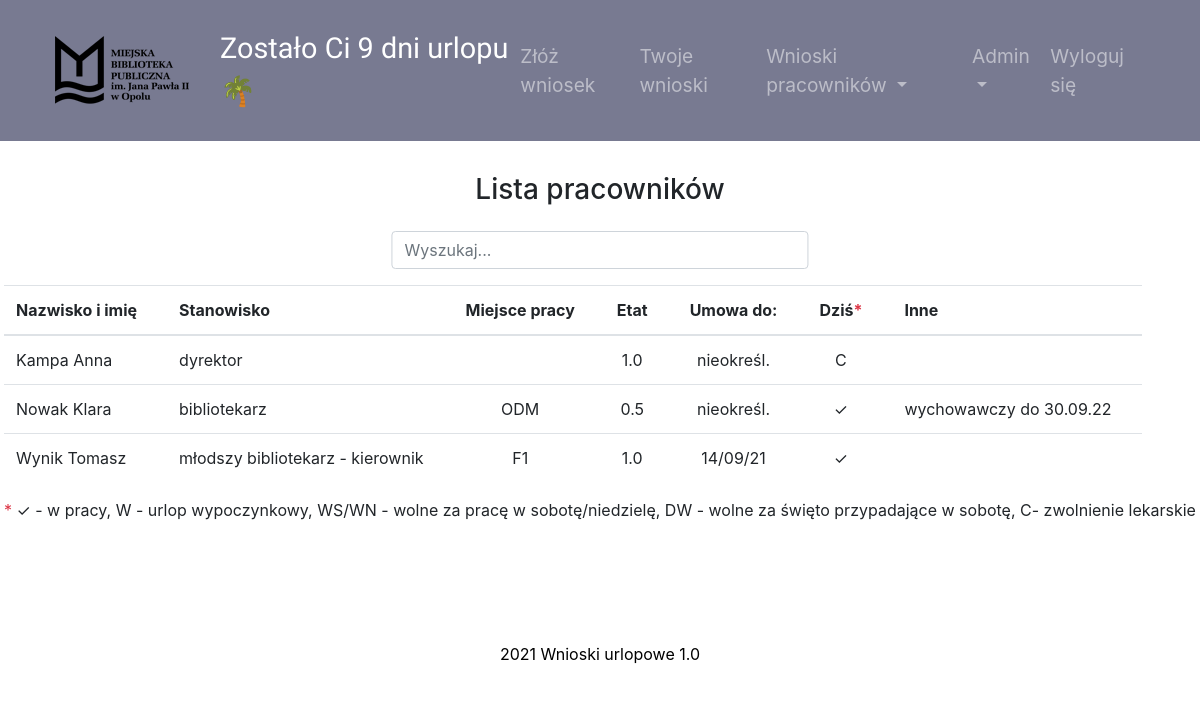
/employees_list (signed in), run on an earlier commit of the app's database.
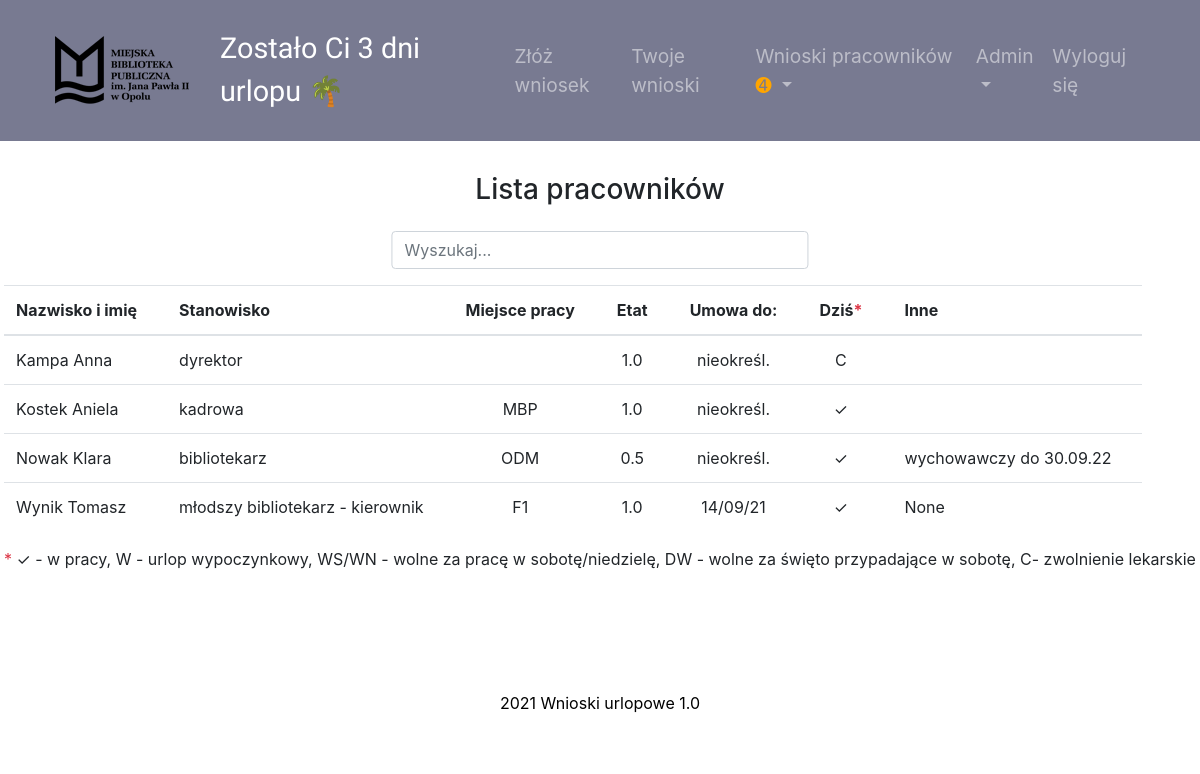
And on a later commit of the database.
### main.py (models this page shows, shortened)
class Employee(UserMixin, db.Model):
    __tablename__ = "employees"
    id = db.Column(db.Integer, primary_key=True)
    name = db.Column(db.String(50), unique=False, nullable=False)
    login = db.Column(db.String(10), unique=True, nullable=False)
    password = db.Column(db.String(100))
    position = db.Column(db.String(50), unique=False)
    position_info = db.Column(db.String(20))
    work_place = db.Column(db.String)
    is_manager = db.Column(db.String(3), nullable=False)
    is_topmanager = db.Column(db.String(3), nullable=False)
    work_time = db.Column(db.Float, unique=False, nullable=False)
    email = db.Column(db.String)
    days_off = db.Column(db.Integer, nullable=False)
    annual_days_off = db.Column(db.Integer)
    contract_end = db.Column(db.String)
    requests = relationship("Request", back_populates="author")
    sickleaves = relationship("SickLeave", back_populates="person")
    manager_id = db.Column(db.Integer, db.ForeignKey("employees.id"))
    manager = relationship("Employee", backref='subordinates', remote_side="Employee.id")
    today_note = db.Column(db.String(20))
    additional_info = db.Column(db.String)

### main.py (the view)
@app.route("/employees_list")
@login_required
def employees_list():
    all_employees = Employee.query.order_by(Employee.name).all()
    employee_to_search = Employee.query.get(current_user.id)
    employees_requests_received = db.session.query(Request).filter(
        Request.send_to_person == employee_to_search.name).filter(Request.status == "oczekujący")
    request_list = len(employees_requests_received.all())
    today = date.today().strftime("%d/%m/%y")
    today_requests = db.session.query(Request).filter(Request.start_date <= today).filter(Request.end_date >= today)
    today_sickleaves = db.session.query(SickLeave).filter(SickLeave.start_date <= today).filter(
        SickLeave.end_date >= today)
    for employee in all_employees:
        todays = db.session.query(SickLeave).filter(SickLeave.start_date <= today).filter(
            SickLeave.end_date >= today).filter(SickLeave.person_id == employee.id).all()
        todayr = db.session.query(Request).filter(Request.start_date <= today).filter(Request.end_date >= today).filter(
            Request.status != "odrzucony").filter(Request.author_id == employee.id).all()
        if len(todays) != 0:
            employee.today_note = "C"
        elif len(todayr) != 0:
            for tr in todayr:
                temporary_list2 = []
                temporary_list2.append(tr.type)
                employee.today_note = temporary_list2[0]
        else:
            employee.today_note = "✓"
    return render_template("employees_list.html", request_list=request_list, today_sickleaves=today_sickleaves,
                           today_requests=today_requests, all_employees=all_employees)

### main.py (called while the page is built)
@login_manager.user_loader
def load_user(employee_id):
    return Employee.query.get(int(employee_id))

### templates/employees_list.html
{% include 'header.html' %}
<section class="page-section">
    <div class="requests">
        <div>
            <h3 class="table-title">Lista pracowników</h3>
            <input class="form-control search" id="myInput1" type="text" placeholder="Wyszukaj...">
        </div>
        <table class="table js-serial table-responsive empl_table" id="present">
            <thead>
            <tr>
                <th scope="col">Nazwisko i imię</th>
                <th scope="col">Stanowisko</th>
                <th scope="col">Miejsce pracy</th>
                <th scope="col" class="text-center">Etat</th>
                <th scope="col" class="text-center">Umowa do:</th>
                <th scope="col" class="text-center">Dziś<span class="text-danger">*</span></th>
                <th scope="col">Inne</th>
            </tr>
            </thead>
            <tbody id="myTable1">
                {% for employee in all_employees %}
            <tr>
                <td>{{ employee.name }}</td>
                <td>{{ employee.position }}</td>
                <td class="text-center">{{ employee.work_place}}</td>
                <td class="text-center">{{ employee.work_time }}</td>
                <td class="text-center">{{ employee.contract_end }}</td>
                <td class="text-center">{{ employee.today_note}} </td>
                <td> {{ employee.additional_info }}</td>
            </tr>
            {% endfor %}
            </tbody>
        </table>
        <span class="text-danger">*</span> ✓ - w pracy, W - urlop wypoczynkowy, WS/WN - wolne za pracę w
        sobotę/niedzielę, DW - wolne za święto przypadające w sobotę, C- zwolnienie lekarskie
    </div>
</section>
{% include 'footer.html' %}

### templates/header.html (shortened to what this page needs)
<!DOCTYPE html>
<html lang="pl">
<head>
    <link rel="stylesheet" href="https://maxcdn.bootstrapcdn.com/bootstrap/4.0.0/css/bootstrap.min.css"
>
    <link rel="stylesheet" href="https://cdnjs.cloudflare.com/ajax/libs/bootstrap-datepicker/1.9.0/css/bootstrap-datepicker.min.css"/>
    <link rel="stylesheet" href="./static/style.css" >
</head>
<body>
    <nav class="navbar position-sticky top-0 navbar-expand-lg navbar-dark w-100">
<div class="container-fluid">
        <a href="{{url_for('main')}}" class="navbar-brand ml-1" id="nav_urlop"><img src="/static/mbp_logo.png" class="d-inline-block align-center"  style="padding-right: 15px;"></a><p class="info"> {%if current_user.is_authenticated%} Zostało Ci {{current_user.days_off}} {% if current_user.work_time<1 %}godz. {%else%} dni  {%endif%}urlopu <span class="palm">🌴</span> {%endif%}</p>
        <div class="collapse navbar-collapse" id="navbarSupportedContent">
        <ul class="navbar-nav ml-auto">
            {% if current_user.position != "dyrektor"%}
                 <li class="nav-item">
                <a class="nav-link link-hide" href="{{url_for('main')}}">Złóż wniosek</a>
            </li>
            <li class="nav-item">
                <a class="nav-link link-hide" href="{{url_for('my_requests')}}">Twoje wnioski</a>
            </li>
            {% endif %}
            {% if current_user.is_manager == "TAK" %}
              <li class="nav-item dropdown">
      <a class="nav-link dropdown-toggle" href="{{url_for('employees_requests')}}" id="navbardrop" data-toggle="dropdown">
        Wnioski pracowników
          <span style='color:orange;'>
              {% if not request_list or request_list==0 %}
              {% else%}
              {% if request_list ==1  %}➊
              {% elif request_list ==2 %} ➋
              {% elif request_list ==3 %} ➌
              {% elif request_list ==4 %} ➍
              {% elif request_list ==5 %} ➎
              {% elif request_list ==6 %} ➏
              {% elif request_list ==7 %} ➐
              {% elif request_list ==8 %} ➑
              {% elif request_list ==9 %} ➒
              {% elif request_list ==10 %} ➓
              {% elif request_list >10 %} ➓+
              {% endif %}
              {% endif %}
          </span>
      </a>
    </li>
{% endif %}
            {% if current_user.login in ["wynik", "kostek"] %}
                     <li class="nav-item dropdown">
      <a class="nav-link dropdown-toggle" href="{{url_for('admin_site')}}" id="navbardrop2" data-toggle="dropdown">
        Admin</a>
    </li>
           {% endif %}
            <li class="nav-item">
                <a class="nav-link link-hide" href="{{url_for('logout')}}">Wyloguj się</a>
            </li>
        </ul>
        </div>
    </div>
    </nav>

What changed in the data, as far as the page shows it:
changed Employee "Wynik Tomasz": days_off "9" → "3"; additional_info (not shown) → "None"
added Employee: name "Kostek Aniela", position "kadrowa", work_place "MBP", work_time "1.0", contract_end "nieokreśl.", today_note "✓"
Also different on the page:
text now shown: "➍"
